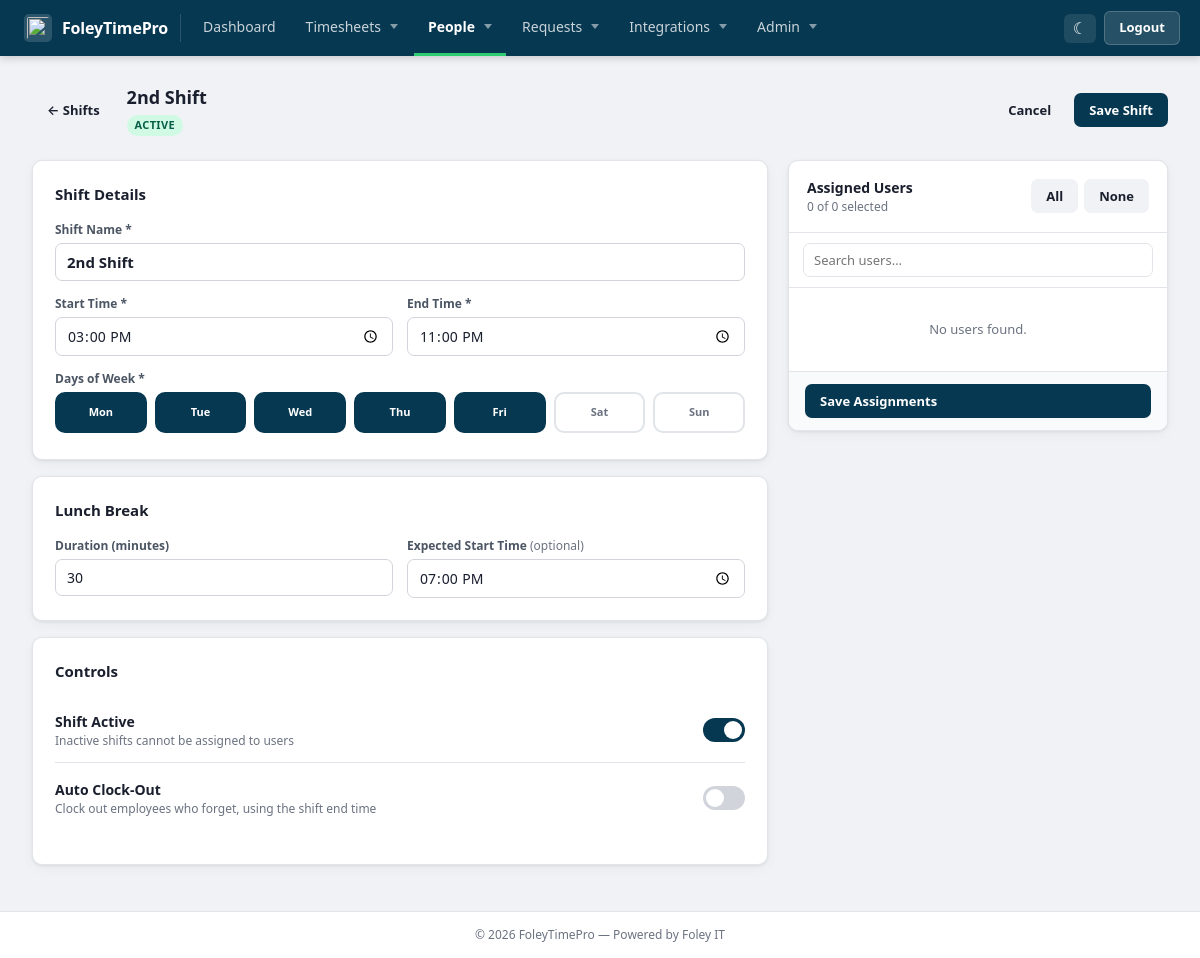
/admin/edit_shift.php?id=2 (signed in), run on the app's committed database.
### tables this page shows
CREATE TABLE `branding` (
  `ID` int(11) NOT NULL AUTO_INCREMENT,
  `CompanyName` varchar(255) NOT NULL DEFAULT 'FoleyTimePro',
  `LogoPath` varchar(255) DEFAULT NULL,
  `FaviconPath` varchar(255) DEFAULT NULL,
  `PrimaryColor` varchar(7) DEFAULT '#073851',
  `SecondaryColor` varchar(7) DEFAULT '#2ecc71',
  `AccentColor` varchar(7) DEFAULT '#e74c3c',
  `LoginBackground` varchar(255) DEFAULT NULL,
  `EmailSignature` text DEFAULT NULL,
  `ContactEmail` varchar(255) DEFAULT NULL,
  `ContactPhone` varchar(20) DEFAULT NULL,
  `Address` text DEFAULT NULL,
  `Timezone` varchar(50) DEFAULT 'America/Chicago',
  `DateFormat` varchar(20) DEFAULT 'MM/DD/YYYY',
  `TimeFormat` enum('12h','24h') DEFAULT '12h',
  `CreatedAt` datetime DEFAULT current_timestamp(),
  `UpdatedAt` datetime DEFAULT current_timestamp() ON UPDATE current_timestamp(),
  PRIMARY KEY (`ID`)
);

CREATE TABLE `shifts` (
  `ShiftID` int(11) NOT NULL AUTO_INCREMENT,
  `ShiftName` varchar(100) NOT NULL,
  `StartTime` time NOT NULL,
  `EndTime` time NOT NULL,
  `DaysOfWeek` varchar(50) NOT NULL,
  `LunchDuration` int(11) DEFAULT 0,
  `LunchStartTime` time DEFAULT NULL,
  `IsActive` tinyint(1) DEFAULT 1,
  `GracePeriodMinutes` int(11) NOT NULL DEFAULT 60,
  `AutoClockOut` tinyint(1) NOT NULL DEFAULT 0,
  `CreatedAt` datetime DEFAULT current_timestamp(),
  `UpdatedAt` datetime DEFAULT current_timestamp() ON UPDATE current_timestamp(),
  PRIMARY KEY (`ShiftID`),
  KEY `idx_active` (`IsActive`)
);

### functions/get_branding.php (called while the page is built, shortened)
<?php
function getBranding($conn = null, $forceRefresh = false) {
    $cacheFile = __DIR__ . '/../cache/branding.json';
    $closeConn = false;
    $branding = [
        'CompanyName' => 'FoleyTimePro',
        'LogoPath' => '/images/FoleyTimePro-logo.png',
        'FaviconPath' => '/images/FoleyTimePro-favicon.webp',
        'PrimaryColor' => '#3498db',
        'SecondaryColor' => '#2ecc71',
        'AccentColor' => '#e74c3c',
        'LoginBackground' => null,
        'EmailSignature' => null,
        'ContactEmail' => null,
        'ContactPhone' => null,
        'Address' => null,
        'Timezone' => 'America/Chicago',
        'DateFormat' => 'MM/DD/YYYY',
        'TimeFormat' => '12h'
    ];
    $result = $conn->query("SELECT * FROM branding LIMIT 1");
    if ($result && $result->num_rows > 0) {
        $branding = $result->fetch_assoc();
    }
    return $branding;
}
?>

### admin/edit_shift.php (the view, shortened to what this page needs)
<?php
require_once __DIR__ . '/../auth/db.php';
$shiftId = isset($_GET['id']) ? (int)$_GET['id'] : 0;
$stmt = $conn->prepare("SELECT * FROM shifts WHERE ShiftID = ?");
$stmt->bind_param("i", $shiftId);
$stmt->execute();
$shift = $stmt->get_result()->fetch_assoc();
$selectedDays = json_decode($shift['DaysOfWeek'], true) ?: [];
$assignedStmt = $conn->prepare("SELECT UserID FROM user_shifts WHERE ShiftID=?");
$assignedStmt->bind_param("i", $shiftId);
$assignedStmt->execute();
$assignedUserIds = array_column($assignedStmt->get_result()->fetch_all(MYSQLI_ASSOC), 'UserID');
$assignedUsers = count($assignedUserIds);
$allUsersResult = $conn->query("SELECT ID, FirstName, LastName, Office, ClockStatus FROM users ORDER BY LastName, FirstName");
$allUsers = $allUsersResult ? $allUsersResult->fetch_all(MYSQLI_ASSOC) : [];
include 'includes/header.php';
?>
<div class="page-header">
  <div style="display:flex;align-items:center;gap:12px">
    <a href="manage_shifts.php" class="btn btn-secondary btn-sm">&#8592; Shifts</a>
    <div>
      <h1 style="margin:0;font-size:18px"><?= htmlspecialchars($shift['ShiftName']) ?></h1>
      <div style="display:flex;gap:6px;align-items:center;margin-top:4px">
        <span class="badge <?= $shift['IsActive'] ? 'badge-approved' : 'badge-rejected' ?>">
          <?= $shift['IsActive'] ? 'Active' : 'Inactive' ?>
        </span>
      </div>
    </div>
  </div>
  <div style="display:flex;gap:8px">
    <a href="manage_shifts.php" class="btn btn-secondary">Cancel</a>
    <button type="submit" form="shiftForm" class="btn btn-primary">Save Shift</button>
  </div>
</div>
<div style="display:grid;grid-template-columns:1fr 380px;gap:20px;align-items:start">
  <div>
    <form method="POST" id="shiftForm">
      <div class="card" style="margin-bottom:16px">
        <h2>Shift Details</h2>
        <div class="form-group">
          <label>Shift Name *</label>
          <input type="text" name="shift_name" required
                 value="<?= htmlspecialchars($shift['ShiftName']) ?>"
                 placeholder="e.g. Morning Shift, 1st Shift"
                 style="font-size:15px;font-weight:600">
        </div>
        <div style="display:grid;grid-template-columns:1fr 1fr;gap:14px">
          <div class="form-group">
            <label>Start Time *</label>
            <input type="time" name="start_time" required value="<?= htmlspecialchars($shift['StartTime']) ?>">
          </div>
          <div class="form-group">
            <label>End Time *</label>
            <input type="time" name="end_time" required value="<?= htmlspecialchars($shift['EndTime']) ?>">
          </div>
        </div>
        <div class="form-group" style="margin-bottom:0">
          <label>Days of Week *</label>
          <div style="display:flex;gap:8px;margin-top:2px">
            <?php
            $dayDefs = [
              'Mon'=>'Mon','Tue'=>'Tue','Wed'=>'Wed',
              'Thu'=>'Thu','Fri'=>'Fri','Sat'=>'Sat','Sun'=>'Sun'
            ];
            foreach ($dayDefs as $key => $label):
              $checked = in_array($key, $selectedDays);
            ?>
            <label id="dl_<?= $key ?>"
                   style="flex:1;display:flex;flex-direction:column;align-items:center;justify-content:center;gap:3px;
                          cursor:pointer;padding:10px 4px;border-radius:10px;
                          border:2px solid <?= $checked?'#073851':'#e1e4e8' ?>;
                          background:<?= $checked?'#073851':'#fff' ?>;
                          color:<?= $checked?'#fff':'#6b7280' ?>;
                          font-size:11px;font-weight:700;transition:all .15s;user-select:none">
              <?= $label ?>
            </label>
            <?php endforeach; ?>
          </div>
        </div>
      </div>
      <div class="card" style="margin-bottom:16px">
        <h2>Lunch Break</h2>
        <div style="display:grid;grid-template-columns:1fr 1fr;gap:14px">
          <div class="form-group" style="margin-bottom:0">
            <label>Duration (minutes)</label>
            <input type="number" name="lunch_duration" min="0" max="120" step="15"
                   value="<?= (int)$shift['LunchDuration'] ?>" placeholder="0 = no lunch">
          </div>
          <div class="form-group" style="margin-bottom:0">
            <label>Expected Start Time <span style="font-weight:400;color:var(--text-muted)">(optional)</span></label>
            <input type="time" name="lunch_start_time"
                   value="<?= htmlspecialchars($shift['LunchStartTime'] ?? '') ?>">
          </div>
        </div>
      </div>
      <div class="card">
        <h2>Controls</h2>
        <div style="display:flex;justify-content:space-between;align-items:center;padding:12px 0;border-bottom:1px solid var(--border)">
          <div>
            <div style="font-size:14px;font-weight:600">Shift Active</div>
            <div style="font-size:12px;color:var(--text-muted)">Inactive shifts cannot be assigned to users</div>
          </div>
          <label class="switch">
            <span class="slider"></span>
          </label>
        </div>
        <div style="padding:16px 0 12px">
          <div style="display:flex;justify-content:space-between;align-items:center;margin-bottom:12px">
            <div>
              <div style="font-size:14px;font-weight:600">Auto Clock-Out</div>
              <div style="font-size:12px;color:var(--text-muted)">Clock out employees who forget, using the shift end time</div>
            </div>
            <label class="switch">
              <span class="slider"></span>
            </label>
          </div>
        </div>
      </div>
    </form>
  </div>
  <div>
    <form method="POST" id="assignForm">
      <div class="card" style="padding:0;overflow:hidden">
        <div style="padding:16px 18px;border-bottom:1px solid var(--border);display:flex;justify-content:space-between;align-items:center">
          <div>
            <div style="font-size:14px;font-weight:700">Assigned Users</div>
            <div style="font-size:12px;color:var(--text-muted)" id="assignCount">
              <?= $assignedUsers ?> of <?= count($allUsers) ?> selected
            </div>
          </div>
          <div style="display:flex;gap:6px">
            <button type="button" class="btn btn-secondary btn-sm" onclick="selectAll(true)">All</button>
            <button type="button" class="btn btn-secondary btn-sm" onclick="selectAll(false)">None</button>
          </div>
        </div>
        <div style="padding:10px 14px;border-bottom:1px solid var(--border)">
          <input type="text" id="userSearch" placeholder="Search users…"
                 oninput="filterUsers(this.value)"
                 style="width:100%;padding:7px 10px;border:1.5px solid var(--border);border-radius:7px;font-size:13px;font-family:inherit;outline:none"
                 class="no-reset">
        </div>
        <div style="max-height:520px;overflow-y:auto" id="userList">
          <?php if (empty($allUsers)): ?>
          <div style="padding:32px;text-align:center;color:var(--text-muted);font-size:13px">No users found.</div>
          <?php endif; ?>
        </div>
        <div style="padding:12px 16px;border-top:1px solid var(--border);background:#f9fafb">
          <button type="submit" class="btn btn-primary" style="width:100%">Save Assignments</button>
        </div>
      </div>
    </form>
  </div>
</div>
<?php include 'includes/footer.php'; ?>

### admin/includes/header.php (shortened to what this page needs)
<?php
if (!function_exists('getBranding')) {
    require_once __DIR__ . '/../../functions/get_branding.php';
}
$branding    = getBranding($conn);
$adminTheme  = $_COOKIE['admin_theme'] ?? 'light';
$cur         = basename($_SERVER['PHP_SELF']);
$pendingEdits = (int)($conn->query("SELECT COUNT(*) c FROM pending_edits WHERE Status='Pending'")->fetch_assoc()['c'] ?? 0);
$pendingTO    = (int)($conn->query("SELECT COUNT(*) c FROM time_off_requests WHERE Status='Pending'")->fetch_assoc()['c'] ?? 0);
function navLink(string $href, string $label, array $matches, int $badge = 0): string {
    global $cur;
    $active = in_array($cur, $matches) ? ' active' : '';
    $b = $badge > 0 ? '<span class="anb">'.$badge.'</span>' : '';
    return '<a href="'.$href.'" class="'.$active.'">'.$label.$b.'</a>';
}
?>
<!DOCTYPE html>
<html lang="en" data-theme="<?= htmlspecialchars($adminTheme) ?>">
<head>
<link rel="stylesheet" href="../css/admin-layout.css">
</head>
<body>
<div class="a-wrap">
  <header class="a-nav">
    <div class="a-nav-left">
      <a href="dashboard.php" class="a-brand">
        <img src="<?= htmlspecialchars($branding['LogoPath']) ?>" alt="" class="a-brand-logo">
        <span><?= htmlspecialchars($branding['CompanyName']) ?></span>
      </a>
    </div>
    <nav class="a-nav-links" id="navLinks">
      <?= navLink('dashboard.php',       'Dashboard',    ['dashboard.php']) ?>
      <div class="a-dropdown">
        <button class="a-dropbtn<?= in_array($cur,['view_punches.php','summary.php','attendance.php']) ? ' active' : '' ?>">Timesheets</button>
      </div>
      <div class="a-dropdown">
        <button class="a-dropbtn<?= in_array($cur,['manage_users.php','add_user.php','edit_user.php','archived_users.php','manage_shifts.php','add_shift.php','edit_shift.php','manage_offices.php']) ? ' active' : '' ?>">People</button>
      </div>
      <div class="a-dropdown">
        <button class="a-dropbtn<?= in_array($cur,['time_off_requests.php','edits_timesheet.php']) ? ' active' : '' ?>">
          Requests<?php if ($pendingTO + $pendingEdits > 0): ?><span class="anb"><?= $pendingTO + $pendingEdits ?></span><?php endif; ?>
        </button>
      </div>
      <div class="a-dropdown">
        <button class="a-dropbtn<?= in_array($cur,['geofences.php','quickbooks.php']) ? ' active' : '' ?>">Integrations</button>
      </div>
      <div class="a-dropdown">
        <button class="a-dropbtn<?= in_array($cur,['reports.php','manage_admins.php','add_admin.php','edit_admin.php','settings.php','enable_2fa.php']) ? ' active' : '' ?>">Admin</button>
      </div>
    </nav>
    <div class="a-nav-right">
      <button class="a-theme-btn" id="themeBtn" title="Toggle dark mode">
        <span id="themeIcon"><?= $adminTheme === 'dark' ? '&#9728;' : '&#9790;' ?></span>
      </button>
      <a href="../logout.php" class="a-logout-btn">Logout</a>
    </div>
  </header>
  <main class="a-main">
    <div class="a-content">

### admin/includes/footer.php (shortened to what this page needs)
    </div>
  </main>
</div>
<footer class="a-footer">
  &copy; <?= date('Y') ?> <?= htmlspecialchars($branding['CompanyName']) ?> &mdash; Powered by Foley IT
</footer>
</body>
</html>

### data on the page
branding: CompanyName "FoleyTimePro"
shifts: ShiftName "2nd Shift", shift_name "2nd Shift", start_time "15:00:00", end_time "23:00:00", lunch_duration "30", lunch_start_time "19:00:00"

### other printed values
$label "Dashboard"
$label "Mon"
$label "Tue"
$label "Wed"
$label "Thu"
$label "Fri"
$label "Sat"
$label "Sun"
$assignedUsers "0"
count($allUsers) "0"
